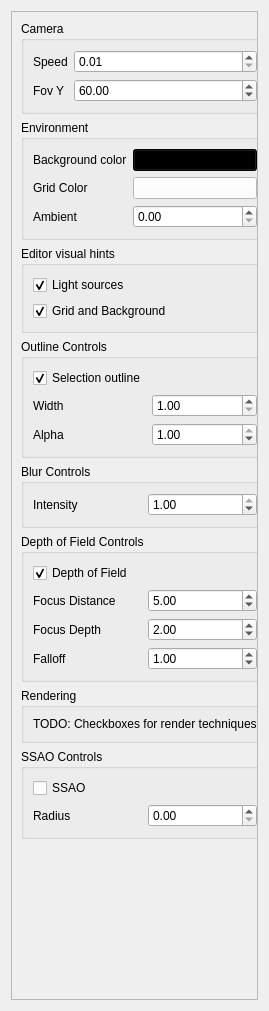
<?xml version="1.0" encoding="UTF-8"?>
<ui version="4.0">
 <class>MiscSettingsWidget</class>
 <widget class="QWidget" name="MiscSettingsWidget">
  <property name="geometry">
   <rect>
    <x>0</x>
    <y>0</y>
    <width>269</width>
    <height>1011</height>
   </rect>
  </property>
  <property name="windowTitle">
   <string>Form</string>
  </property>
  <layout class="QVBoxLayout" name="verticalLayout">
   <item>
    <widget class="QScrollArea" name="scrollArea">
     <property name="horizontalScrollBarPolicy">
      <enum>Qt::ScrollBarAlwaysOff</enum>
     </property>
     <property name="widgetResizable">
      <bool>true</bool>
     </property>
     <widget class="QWidget" name="scrollAreaWidgetContents">
      <property name="geometry">
       <rect>
        <x>0</x>
        <y>0</y>
        <width>249</width>
        <height>991</height>
       </rect>
      </property>
      <layout class="QVBoxLayout" name="verticalLayout_4">
       <item>
        <widget class="QGroupBox" name="groupBox">
         <property name="title">
          <string>Camera</string>
         </property>
         <layout class="QFormLayout" name="formLayout">
          <item row="0" column="0">
           <widget class="QLabel" name="label">
            <property name="text">
             <string>Speed</string>
            </property>
           </widget>
          </item>
          <item row="0" column="1">
           <widget class="QDoubleSpinBox" name="spinCameraSpeed">
            <property name="minimum">
             <double>0.010000000000000</double>
            </property>
            <property name="singleStep">
             <double>0.100000000000000</double>
            </property>
           </widget>
          </item>
          <item row="1" column="0">
           <widget class="QLabel" name="label_2">
            <property name="text">
             <string>Fov Y</string>
            </property>
           </widget>
          </item>
          <item row="1" column="1">
           <widget class="QDoubleSpinBox" name="spinFovY">
            <property name="minimum">
             <double>1.000000000000000</double>
            </property>
            <property name="value">
             <double>60.000000000000000</double>
            </property>
           </widget>
          </item>
         </layout>
        </widget>
       </item>
       <item>
        <widget class="QGroupBox" name="groupBox_2">
         <property name="title">
          <string>Environment</string>
         </property>
         <layout class="QFormLayout" name="formLayout_2">
          <item row="0" column="1">
           <widget class="QPushButton" name="buttonBackgroundColor">
            <property name="styleSheet">
             <string notr="true">background-color: rgb(0,0,0);</string>
            </property>
            <property name="text">
             <string/>
            </property>
           </widget>
          </item>
          <item row="0" column="0">
           <widget class="QLabel" name="label_4">
            <property name="text">
             <string>Background color</string>
            </property>
           </widget>
          </item>
          <item row="2" column="0">
           <widget class="QLabel" name="label_5">
            <property name="text">
             <string>Ambient</string>
            </property>
           </widget>
          </item>
          <item row="2" column="1">
           <widget class="QDoubleSpinBox" name="spinAmbient"/>
          </item>
          <item row="1" column="1">
           <widget class="QPushButton" name="buttonGridColor">
            <property name="palette">
             <palette>
              <active>
               <colorrole role="WindowText">
                <brush brushstyle="SolidPattern">
                 <color alpha="255">
                  <red>255</red>
                  <green>255</green>
                  <blue>255</blue>
                 </color>
                </brush>
               </colorrole>
               <colorrole role="Button">
                <brush brushstyle="SolidPattern">
                 <color alpha="255">
                  <red>255</red>
                  <green>255</green>
                  <blue>255</blue>
                 </color>
                </brush>
               </colorrole>
               <colorrole role="Base">
                <brush brushstyle="SolidPattern">
                 <color alpha="255">
                  <red>255</red>
                  <green>255</green>
                  <blue>255</blue>
                 </color>
                </brush>
               </colorrole>
               <colorrole role="Window">
                <brush brushstyle="SolidPattern">
                 <color alpha="255">
                  <red>255</red>
                  <green>255</green>
                  <blue>255</blue>
                 </color>
                </brush>
               </colorrole>
              </active>
              <inactive>
               <colorrole role="WindowText">
                <brush brushstyle="SolidPattern">
                 <color alpha="255">
                  <red>255</red>
                  <green>255</green>
                  <blue>255</blue>
                 </color>
                </brush>
               </colorrole>
               <colorrole role="Button">
                <brush brushstyle="SolidPattern">
                 <color alpha="255">
                  <red>255</red>
                  <green>255</green>
                  <blue>255</blue>
                 </color>
                </brush>
               </colorrole>
               <colorrole role="Base">
                <brush brushstyle="SolidPattern">
                 <color alpha="255">
                  <red>255</red>
                  <green>255</green>
                  <blue>255</blue>
                 </color>
                </brush>
               </colorrole>
               <colorrole role="Window">
                <brush brushstyle="SolidPattern">
                 <color alpha="255">
                  <red>255</red>
                  <green>255</green>
                  <blue>255</blue>
                 </color>
                </brush>
               </colorrole>
              </inactive>
              <disabled>
               <colorrole role="WindowText">
                <brush brushstyle="SolidPattern">
                 <color alpha="255">
                  <red>120</red>
                  <green>120</green>
                  <blue>120</blue>
                 </color>
                </brush>
               </colorrole>
               <colorrole role="Button">
                <brush brushstyle="SolidPattern">
                 <color alpha="255">
                  <red>255</red>
                  <green>255</green>
                  <blue>255</blue>
                 </color>
                </brush>
               </colorrole>
               <colorrole role="Base">
                <brush brushstyle="SolidPattern">
                 <color alpha="255">
                  <red>255</red>
                  <green>255</green>
                  <blue>255</blue>
                 </color>
                </brush>
               </colorrole>
               <colorrole role="Window">
                <brush brushstyle="SolidPattern">
                 <color alpha="255">
                  <red>255</red>
                  <green>255</green>
                  <blue>255</blue>
                 </color>
                </brush>
               </colorrole>
              </disabled>
             </palette>
            </property>
            <property name="styleSheet">
             <string notr="true">background-color: rgb(255,255,255);</string>
            </property>
            <property name="text">
             <string/>
            </property>
           </widget>
          </item>
          <item row="1" column="0">
           <widget class="QLabel" name="label_12">
            <property name="text">
             <string>Grid Color</string>
            </property>
           </widget>
          </item>
         </layout>
        </widget>
       </item>
       <item>
        <widget class="QGroupBox" name="GroupHints">
         <property name="title">
          <string>Editor visual hints</string>
         </property>
         <layout class="QVBoxLayout" name="verticalLayout_3">
          <item>
           <widget class="QCheckBox" name="checkBoxLightSources">
            <property name="text">
             <string>Light sources</string>
            </property>
            <property name="checked">
             <bool>true</bool>
            </property>
           </widget>
          </item>
          <item>
           <widget class="QCheckBox" name="checkBoxGrid">
            <property name="text">
             <string>Grid and Background</string>
            </property>
            <property name="checked">
             <bool>true</bool>
            </property>
           </widget>
          </item>
         </layout>
        </widget>
       </item>
       <item>
        <widget class="QGroupBox" name="groupBox_5">
         <property name="title">
          <string>Outline Controls</string>
         </property>
         <layout class="QGridLayout" name="gridLayout">
          <item row="2" column="1">
           <widget class="QDoubleSpinBox" name="OutlineAlphaSpinBox">
            <property name="minimum">
             <double>0.010000000000000</double>
            </property>
            <property name="maximum">
             <double>1.000000000000000</double>
            </property>
            <property name="singleStep">
             <double>0.100000000000000</double>
            </property>
            <property name="value">
             <double>1.000000000000000</double>
            </property>
           </widget>
          </item>
          <item row="2" column="0">
           <widget class="QLabel" name="label_7">
            <property name="text">
             <string>Alpha</string>
            </property>
           </widget>
          </item>
          <item row="1" column="0">
           <widget class="QLabel" name="label_6">
            <property name="text">
             <string>Width</string>
            </property>
           </widget>
          </item>
          <item row="0" column="0">
           <widget class="QCheckBox" name="checkBoxSelectionOutline">
            <property name="text">
             <string>Selection outline</string>
            </property>
            <property name="checked">
             <bool>true</bool>
            </property>
           </widget>
          </item>
          <item row="1" column="1">
           <widget class="QDoubleSpinBox" name="OutlineWidthSpinBox">
            <property name="minimum">
             <double>1.000000000000000</double>
            </property>
            <property name="singleStep">
             <double>0.100000000000000</double>
            </property>
            <property name="value">
             <double>1.000000000000000</double>
            </property>
           </widget>
          </item>
         </layout>
        </widget>
       </item>
       <item>
        <widget class="QGroupBox" name="groupBox_3">
         <property name="title">
          <string>Blur Controls</string>
         </property>
         <layout class="QGridLayout" name="gridLayout_2">
          <item row="1" column="0">
           <widget class="QLabel" name="label_8">
            <property name="text">
             <string>Intensity</string>
            </property>
           </widget>
          </item>
          <item row="1" column="1">
           <widget class="QDoubleSpinBox" name="blurIntensity">
            <property name="maximum">
             <double>1.000000000000000</double>
            </property>
            <property name="singleStep">
             <double>0.050000000000000</double>
            </property>
            <property name="value">
             <double>1.000000000000000</double>
            </property>
           </widget>
          </item>
         </layout>
        </widget>
       </item>
       <item>
        <widget class="QGroupBox" name="groupBox_6">
         <property name="title">
          <string>Depth of Field Controls</string>
         </property>
         <layout class="QGridLayout" name="gridLayout_3">
          <item row="0" column="0">
           <widget class="QCheckBox" name="globalDOF">
            <property name="text">
             <string>Depth of Field</string>
            </property>
            <property name="checked">
             <bool>true</bool>
            </property>
           </widget>
          </item>
          <item row="1" column="0">
           <widget class="QLabel" name="label_9">
            <property name="text">
             <string>Focus Distance</string>
            </property>
           </widget>
          </item>
          <item row="1" column="1">
           <widget class="QDoubleSpinBox" name="distSpin">
            <property name="maximum">
             <double>9999.000000000000000</double>
            </property>
            <property name="singleStep">
             <double>0.100000000000000</double>
            </property>
            <property name="value">
             <double>5.000000000000000</double>
            </property>
           </widget>
          </item>
          <item row="2" column="0">
           <widget class="QLabel" name="label_10">
            <property name="text">
             <string>Focus Depth</string>
            </property>
           </widget>
          </item>
          <item row="2" column="1">
           <widget class="QDoubleSpinBox" name="depthSpin">
            <property name="maximum">
             <double>9999.000000000000000</double>
            </property>
            <property name="singleStep">
             <double>0.100000000000000</double>
            </property>
            <property name="value">
             <double>2.000000000000000</double>
            </property>
           </widget>
          </item>
          <item row="3" column="0">
           <widget class="QLabel" name="label_11">
            <property name="text">
             <string>Falloff</string>
            </property>
           </widget>
          </item>
          <item row="3" column="1">
           <widget class="QDoubleSpinBox" name="falloffSpin">
            <property name="maximum">
             <double>9999.000000000000000</double>
            </property>
            <property name="singleStep">
             <double>0.050000000000000</double>
            </property>
            <property name="value">
             <double>1.000000000000000</double>
            </property>
           </widget>
          </item>
         </layout>
        </widget>
       </item>
       <item>
        <widget class="QGroupBox" name="groupBox_4">
         <property name="title">
          <string>Rendering</string>
         </property>
         <layout class="QVBoxLayout" name="verticalLayout_2">
          <item>
           <widget class="QLabel" name="label_3">
            <property name="text">
             <string>TODO: Checkboxes for render techniques</string>
            </property>
           </widget>
          </item>
         </layout>
        </widget>
       </item>
       <item>
        <widget class="QGroupBox" name="groupBox_7">
         <property name="title">
          <string>SSAO Controls</string>
         </property>
         <layout class="QGridLayout" name="gridLayout_4">
          <item row="0" column="0">
           <widget class="QCheckBox" name="checkSSAO">
            <property name="text">
             <string>SSAO</string>
            </property>
           </widget>
          </item>
          <item row="1" column="0">
           <widget class="QLabel" name="label_13">
            <property name="text">
             <string>Radius</string>
            </property>
           </widget>
          </item>
          <item row="1" column="1">
           <widget class="QDoubleSpinBox" name="aoRadSpin"/>
          </item>
         </layout>
        </widget>
       </item>
       <item>
        <spacer name="verticalSpacer">
         <property name="orientation">
          <enum>Qt::Vertical</enum>
         </property>
         <property name="sizeHint" stdset="0">
          <size>
           <width>20</width>
           <height>40</height>
          </size>
         </property>
        </spacer>
       </item>
      </layout>
     </widget>
    </widget>
   </item>
  </layout>
 </widget>
 <resources/>
 <connections/>
</ui>
